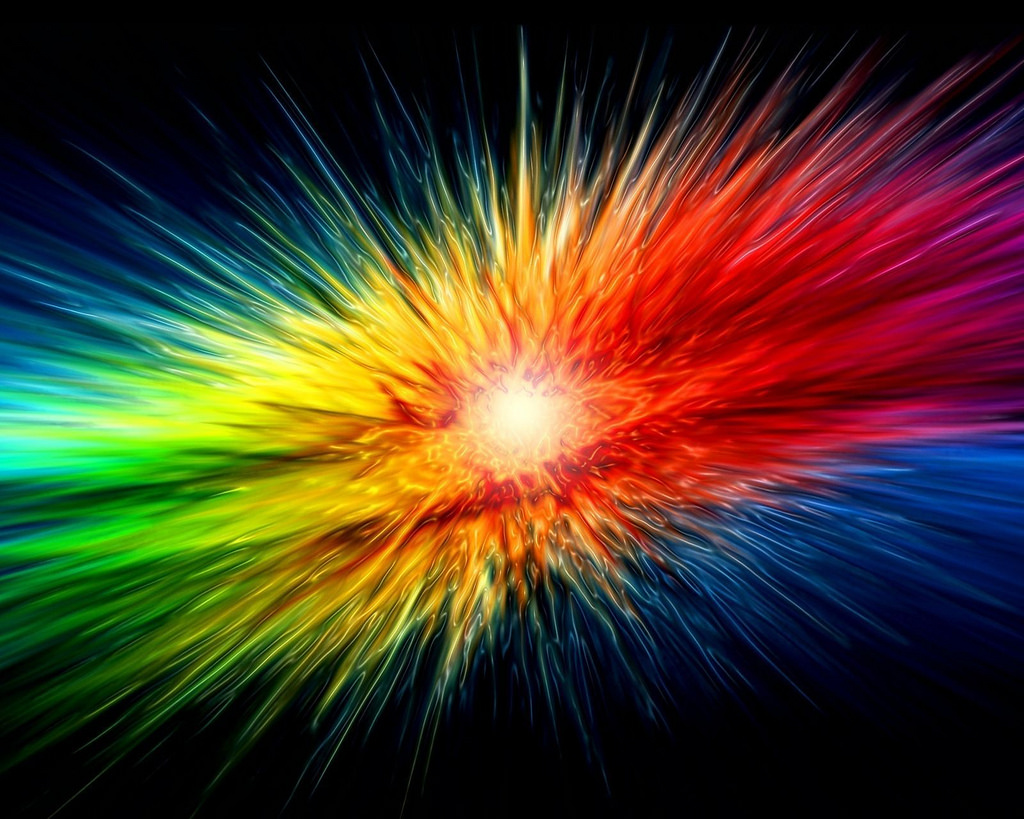
#> input picture ColorExplosion.jpeg, 1024 x 819 px
$ python Google.py
#> lines starting #> are read from the running program, lines starting #| are printed output that depends on the picture
from PIL import Image

# RGB values for recoloring.
red = (214, 45, 62)
blue = (0, 87, 231)
green = (0, 135, 68)
yellow = (255, 167, 0)

# Import image.
my_image = Image.open("ColorExplosion.jpeg")
#> my_image is the input picture: PIL image 1024x819 RGB; mean R, G, B 72.6, 56, 36.7
image_list = my_image.getdata() #each pixel is represented in the form (red value, green value, blue value, transparency). You don't need the fourth value.
image_list = list(image_list) #Turns the sequence above into a list. The list can be iterated through in a loop.
#> image_list = 838656 items

recolored = [] #list that will hold the pixel data for the new image.

#find intensity
def Intense(arr):
    sum = 0
    for item in arr:
        sum+=item
    return sum

#change pixel data
for pix in image_list:
    i = Intense(pix)
    if i < 182:
        recolored.append(red)
    elif i > 182 and i < 364:
        recolored.append(blue)
    elif i > 364 and i < 546:
        recolored.append(green)
    else:
        recolored.append(yellow)
#> after the loop, recolored = 838656 items

# Create a new image using the recolored list. Display and save the image.
new_image = Image.new("RGB", my_image.size) #Creates a new image that will be the same size as the original image.
#> new_image: PIL image 1024x819 RGB; every value is 0
new_image.putdata(recolored) #Adds the data from the recolored list to the image.
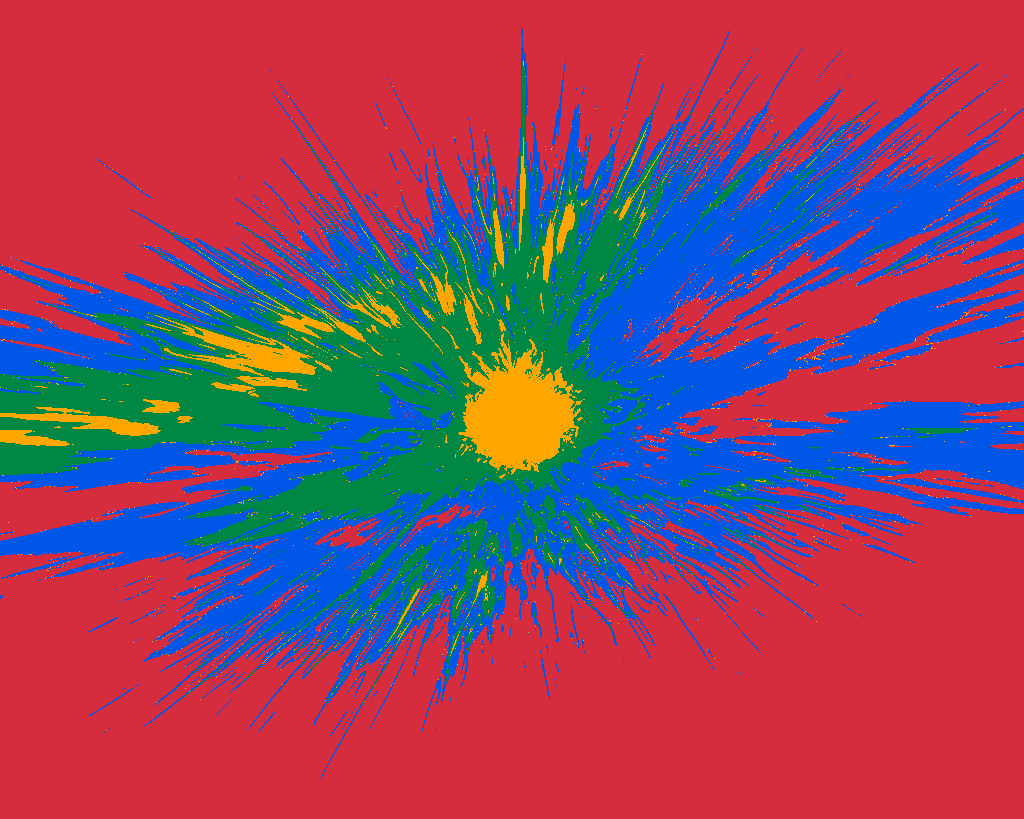
#> new_image: PIL image 1024x819 RGB; mean R, G, B 137.9, 69.6, 101.8
new_image.show() #show the new image on the screen
new_image.save("recolored.jpg", "jpeg") #save the new image as "recolored.jpg"
